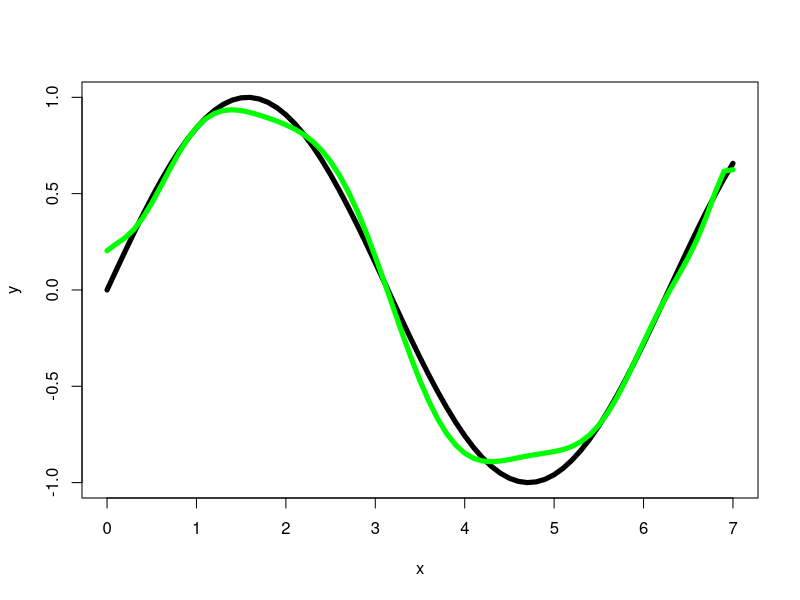

Generate this figure with R:

fit_pro <- function(x,y,M,new_colnames){
  model <- array()
  for(m in M){
    fit <- lm(y~poly(x,m,raw=TRUE))
    tmp_y <- predict(fit,data.frame(x=x))
    model <- cbind(model,tmp_y)
  }
  model <- data.frame(model)
  colnames(model) <- new_colnames
  model$x <- x
  model$y <- y
  return(model)
}

require('ggplot2')
############################                   ##########################
# polt
# data
x <- seq(0,7,0.1)
y <- sin(x) + rnorm(length(x))
M <- c(1,5,10)
new_colnames <- c('model','fit1','fit5','fit10')
model <- fit_pro(x,y,M,new_colnames)
p <- ggplot(data = model)
#p <- p+geom_point(aes(x,y))
p <- p + geom_line(aes(x=x,y=fit1),colour='red')
p <- p + geom_line(aes(x=x,y=fit5),colour='blue')
p <- p + geom_line(aes(x=x,y=fit10),colour='green')
############################                   ##########################
x <- seq(0,7,0.1)
M <- c(15) # 1,3,5
new_colnames <- c('model','fit')
Y <- array()
y <- sin(x)
plot(x,y,type='l',lwd = 5)
for(i in 1:30){
  y <- sin(x) + rnorm(length(x))
  model <- fit_pro(x,y,M,new_colnames)
  lines(x,model$fit,lwd = 0.0001,col = 'red')
  Y <- cbind(Y,model$fit)
}
lines(x,rowMeans(Y[,-1]),lwd = 5,col = 'green')